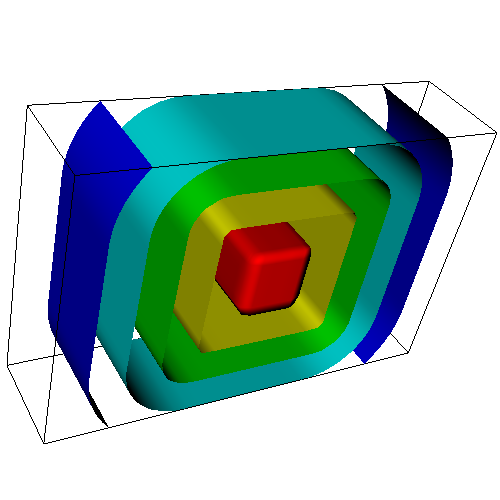

The Python source for this figure:
#!/usr/bin/env python

# Demonstrate vtkBox implicit function by sampling it across a volume,
# generating contours with vtkContourFilter, and rendering with an outline.

# Factory overrides
import vtkmodules.vtkInteractionStyle  # noqa: F401
import vtkmodules.vtkRenderingFreeType  # noqa: F401
import vtkmodules.vtkRenderingOpenGL2  # noqa: F401

from vtkmodules.vtkCommonDataModel import vtkBox
from vtkmodules.vtkFiltersCore import vtkContourFilter
from vtkmodules.vtkFiltersModeling import vtkOutlineFilter
from vtkmodules.vtkImagingHybrid import vtkSampleFunction
from vtkmodules.vtkRenderingCore import (
    vtkActor,
    vtkCamera,
    vtkPolyDataMapper,
    vtkRenderWindow,
    vtkRenderWindowInteractor,
    vtkRenderer,
)

# Define a box implicit function
box = vtkBox()
box.SetXMin(0, 2, 4)
box.SetXMax(2, 4, 6)

# Sample the implicit function
sample = vtkSampleFunction()
sample.SetSampleDimensions(30, 30, 30)
sample.SetImplicitFunction(box)
sample.SetModelBounds(0, 1.5, 1, 5, 2, 8)
sample.ComputeNormalsOn()

# Generate contours
contours = vtkContourFilter()
contours.SetInputConnection(sample.GetOutputPort())
contours.GenerateValues(5, -0.5, 1.5)

# Contour mapper and actor
cont_mapper = vtkPolyDataMapper()
cont_mapper.SetInputConnection(contours.GetOutputPort())
cont_mapper.SetScalarRange(-0.5, 1.5)

cont_actor = vtkActor()
cont_actor.SetMapper(cont_mapper)

# Outline
outline = vtkOutlineFilter()
outline.SetInputConnection(sample.GetOutputPort())

outline_mapper = vtkPolyDataMapper()
outline_mapper.SetInputConnection(outline.GetOutputPort())

outline_actor = vtkActor()
outline_actor.SetMapper(outline_mapper)
outline_actor.GetProperty().SetColor(0, 0, 0)

# Renderer
renderer = vtkRenderer()
renderer.SetBackground(1, 1, 1)
renderer.AddActor(cont_actor)
renderer.AddActor(outline_actor)

# Window
render_window = vtkRenderWindow()
render_window.SetMultiSamples(0)
render_window.AddRenderer(renderer)
render_window.SetSize(500, 500)
render_window.SetWindowName("box function")

# Scene
camera = vtkCamera()
camera.SetClippingRange(6.31875, 20.689)
camera.SetFocalPoint(0.75, 3, 5)
camera.SetPosition(9.07114, -4.10065, -1.38712)
camera.SetViewAngle(30)
camera.SetViewUp(-0.580577, -0.802756, 0.13606)
renderer.SetActiveCamera(camera)

# Interactor
interactor = vtkRenderWindowInteractor()
interactor.SetRenderWindow(render_window)

interactor.Initialize()
interactor.Start()
